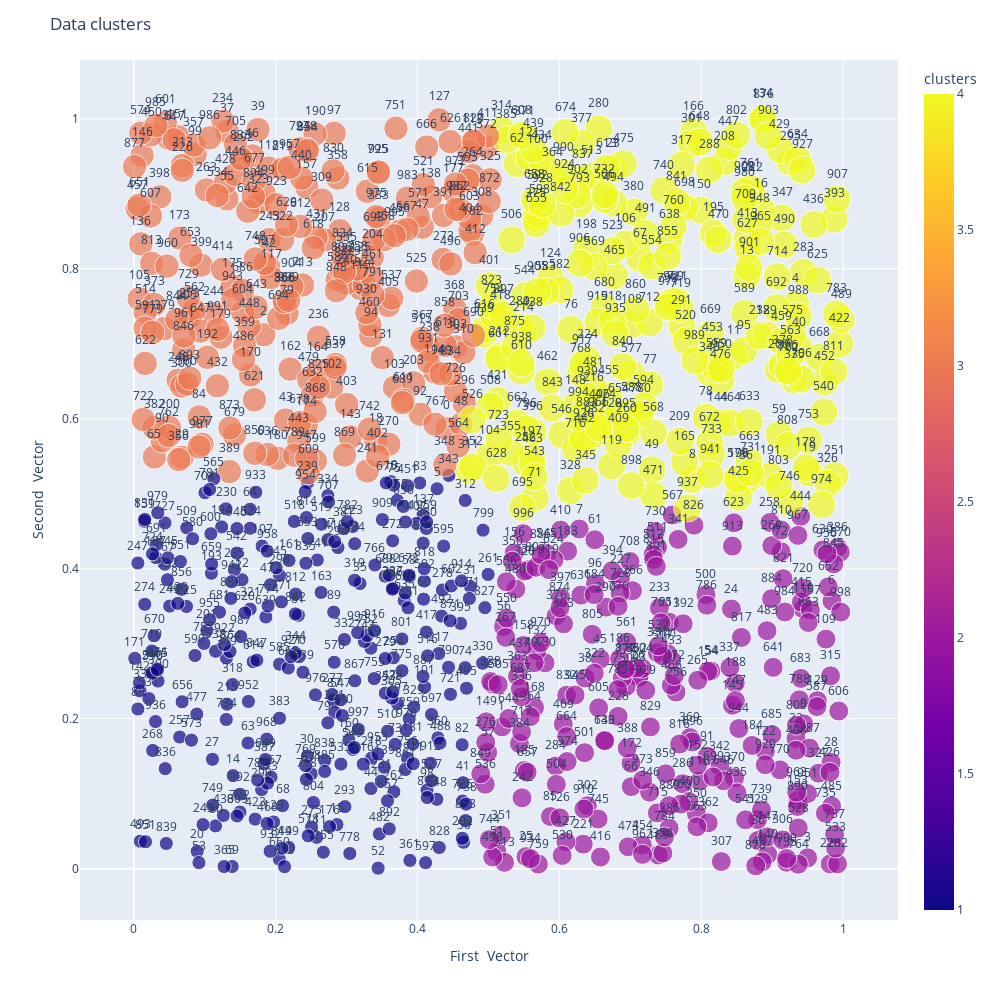

Notebook cell for this chart:
### Code cell
import plotly.graph_objects as go
import plotly.express as px
colors=['','#636EFA', '#EF553B', '#00CC96', '#AB63FA', '#FFA15A', '#19D3F3', '#FF6692', '#B6E880', '#FF97FF']
Names =df["names"]
columns=df.columns
fig = px.scatter(df, x="1", y="2", text="names",size='clusters',color="clusters")
fig.update_traces(textposition='top center')
fig.update_layout(width=1000, height=1000,
        title_text='Data clusters',
         xaxis_title="First  Vector ",
                      yaxis_title="Second  Vector")         

fig.show()

### Figure 1 — Plotly figure (JSON) as saved in the notebook; plotly's stock layout.template omitted (floating-point values rounded to 4 significant figures; data arrays with more than 128 entries replaced by an {"elided": "..."} marker saying what was removed)
{"data": [{"hovertemplate": "1=%{x}<br>2=%{y}<br>clusters=%{marker.color}<br>names=%{text}<extra></extra>", "legendgroup": "", "marker": {"color": {"elided": "1000 int values"}, "coloraxis": "coloraxis", "size": {"elided": "1000 int values"}, "sizemode": "area", "sizeref": 0.01, "symbol": "circle"}, "mode": "markers+text", "name": "", "orientation": "v", "showlegend": false, "text": {"elided": "1000 str values"}, "textposition": "top center", "type": "scatter", "x": {"elided": "1000 float values"}, "xaxis": "x", "y": {"elided": "1000 float values"}, "yaxis": "y"}], "layout": {"coloraxis": {"colorbar": {"title": {"text": "clusters"}}, "colorscale": [[0, "#0d0887"], [0.1111, "#46039f"], [0.2222, "#7201a8"], [0.3333, "#9c179e"], [0.4444, "#bd3786"], [0.5556, "#d8576b"], [0.6667, "#ed7953"], [0.7778, "#fb9f3a"], [0.8889, "#fdca26"], [1, "#f0f921"]]}, "height": 1000, "legend": {"itemsizing": "constant", "tracegroupgap": 0}, "margin": {"t": 60}, "title": {"text": "Data clusters"}, "width": 1000, "xaxis": {"anchor": "y", "domain": [0, 1], "title": {"text": "First  Vector "}}, "yaxis": {"anchor": "x", "domain": [0, 1], "title": {"text": "Second  Vector"}}}}
